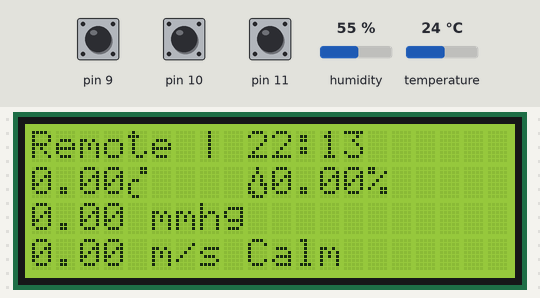
Recording of a sketch running on a simulated Arduino Uno, built with avr-gcc and run on an emulated ATmega328P. On the bench: 20×4 character LCD. Inputs (shaded band) come from the test bench; at power-on: pin 9 HIGH, pin 10 HIGH, pin 11 HIGH, humidity 55 %, temperature 24 °C. The local clock reads 2024-03-15 10:24:30 at power-on unless the sketch sets it.

Above: at 2.2 s.
2.3 s: pin 9 pulled LOW for 1 s
At 4.2 s:
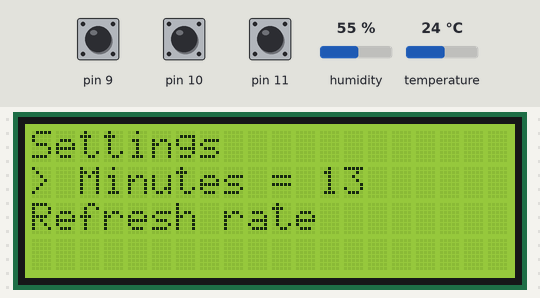
4.8 s: pin 10 pulled LOW for 3.2 s
At 4.94 s:
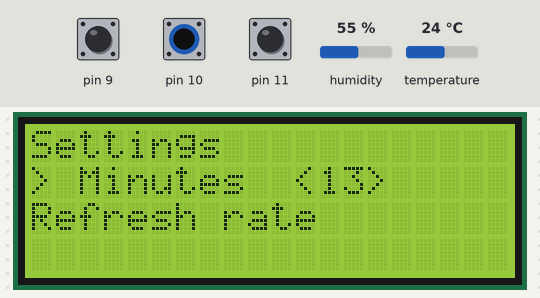
9.5 s: pin 10 pulled LOW for 0.15 s
11.1 s: pin 11 pulled LOW for 3.2 s
At 15.4 s:
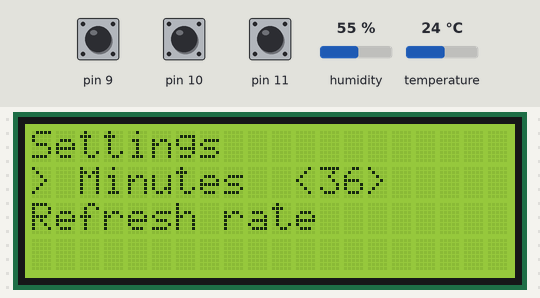
15.8 s: pin 11 pulled LOW for 0.15 s
At 16.9 s:
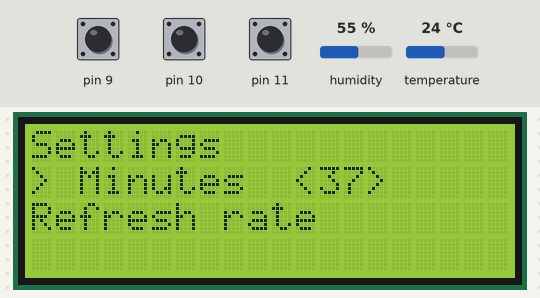
17.4 s: pin 9 driven LOW and pin 10 driven LOW
At 17.83 s:
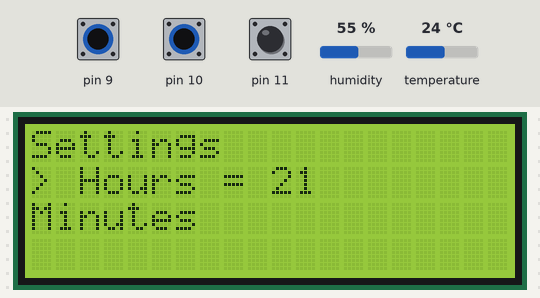

The sketch:

MeteoHost.ino
```cpp
#include <LiquidCrystal_I2C.h>
#include <RTClib.h>
#include <SoftwareSerial.h>
#include <DHT.h>

RTC_DS1307 rtc;
SoftwareSerial _radio = SoftwareSerial(2,3);
LiquidCrystal_I2C lcd(0x27,20,4);  // set the LCD address to 0x27 for a 16 chars and 2 line display
DHT am2303(12, DHT22);

byte moist[] = {
  0x04,
  0x04,
  0x0A,
  0x0A,
  0x13,
  0x11,
  0x19,
  0x0E
};

byte celsius[] = {
  0x03,
  0x03,
  0x00,
  0x0C,
  0x10,
  0x10,
  0x10,
  0x0C
};

struct ClientPacket{
    // Размер пакета = 14 байт
    // При скорости 9600 бод (960 байт/сек)
    // Передача 1 пакета займёт ~15мс
    float temperature;
    float moisture;
    float windSpeed;
    float pressure;
};

struct ServerPacket{
  uint32_t measurementInterval;
};

class MenuNumber{
  public:
    String ItemName = "Item";
    int8_t value = 0;
    int8_t maxVal = 59;
    int8_t minVal = 0;

    MenuNumber(String name, int8_t val = 0, int8_t maxx = 59, int8_t minn = 0){
      ItemName = name;
      value = val;
      maxVal = maxx;
      minVal = minn;
    }

    void Increment(){
      value++;
      if (value > maxVal){
        value = minVal;
      }
    }

    void Decrement(){
      value--;
      if (value < minVal){
        value = maxVal;
      }
    }

    String Print(){
      return String((byte)(value / 10)) + String(value % 10);
    }
};
MenuNumber empty(" ");
MenuNumber menu[] = {
  MenuNumber("Hours", 0, 23, 0),
  MenuNumber("Minutes"),
  MenuNumber("Refresh rate", 30, 60, 5)
};

MenuNumber selected = empty;
byte cursor = 255;

bool inMenu = false;
bool r = false;

void setup()
{
  lcd.init();
  lcd.backlight();
  rtc.begin();
  rtc.adjust(DateTime(F(__DATE__), F(__TIME__)));

  DateTime now = rtc.now();
  menu[0].value = now.hour();
  menu[1].value = now.minute();

  pinMode(9, INPUT_PULLUP);
  pinMode(10, INPUT_PULLUP);
  pinMode(11, INPUT_PULLUP);


  lcd.createChar(0, moist);
  lcd.createChar(1, celsius);

  lcd.setCursor(7,0);
  lcd.print("Meteo");
  delay(1000);
  am2303.begin();
  r = true;
}


uint32_t dht_timer = 310;
uint32_t dht_rate = 300;
float temp = 0;
float hum = 0;
ClientPacket last;

void loop()
{
  if(_radio.available() && _radio.readBytes((byte*)&last, sizeof(last))){
    r = true;
  }

  dht_timer++;

  if (dht_timer >= dht_rate){
    dht_timer = 0;
    temp = am2303.readTemperature();
    hum = am2303.readHumidity();
    r = true;
  }
  if (digitalRead(9) == LOW){
    r = true;
    if (selected.ItemName != " "){
      selected.Decrement();
    }else{
      cursor--;
      inMenu = cursor >= 0 && cursor < 3;
    }
  }

  if (digitalRead(10) == LOW && inMenu){
    r = true;
    if (selected.ItemName != " "){
      menu[cursor] = selected;
      if(cursor == 2){
        ServerPacket packet;
        packet.measurementInterval = selected.value * 1000;
        dht_rate = selected.value * 10;
        _radio.write((byte*)&packet, sizeof(packet));
      }

      if (cursor > 0 && cursor < 3){
            // January 21, 2014 at 3am you would call:
            rtc.adjust(DateTime(2023, 1, 1, menu[0].value, menu[1].value, 0));
      }
      selected = empty;
    }else{
      selected = menu[cursor];
    }
  }


  if (digitalRead(11) == LOW){
    r = true;
    if (selected.ItemName != " "){
      selected.Increment();
    }else{
      cursor++;
      inMenu = cursor < 3;
    }
  }

  if (cursor == 4){
    r = true;
    cursor = 255;
  }
  if (cursor == 254){
    r = true;
    cursor = 3;
  }

  if(r){
    lcd.clear();
    if (inMenu){
      lcd.print("Settings");
      lcd.setCursor(0,1);
      if (selected.ItemName != " "){
        lcd.print("> " + selected.ItemName + "  <" + selected.Print() + ">");
      }else{
        lcd.print("> " + menu[cursor].ItemName + " = " + menu[cursor].Print());
      }
      if (cursor + 1 <= sizeof(menu)){
        lcd.setCursor(0,2);
        lcd.print(menu[cursor + 1].ItemName);
      }
    }else{
      DateTime now = rtc.now();
      menu[0].value = now.hour();
      menu[1].value = now.minute();
      if (cursor == 3){
        lcd.print("Local | " + menu[0].Print() + ":" + menu[1].Print());
        lcd.setCursor(0,1);
        lcd.print(temp);
        lcd.write(1);
        lcd.setCursor(9,1);
        lcd.write(0);
        lcd.print(String(hum) + "%");
      }else{
        lcd.print("Remote | " + menu[0].Print() + ":" + menu[1].Print());
        lcd.setCursor(0,1);
        lcd.print(last.temperature);
        lcd.write(1);
        lcd.setCursor(9,1);
        lcd.write(0);
        lcd.print(String(last.moisture) + "%");
        lcd.setCursor(0,2);
        lcd.print(String(last.pressure * 7.5006f) + " mmhg");
        lcd.setCursor(0,3);
        byte lvl = bofortConvert(last.windSpeed);
        lcd.print(String(last.windSpeed) + " m/s " + String(msgBofort(lvl)));
      }

    }
    r = false;
  }
  delay(100);
}

float wLevel[] = {0.2f, 1.5f, 3.3f, 5.4f, 7.9f, 10.7f, 13.8f, 17.1f, 20.7f, 24.4f, 28.4f, 32.6f};
byte bofortConvert(float w){
  for (byte i = 0; i < 12; i++){
    if (w <= wLevel[i]){
      return i;
    }
  }
  return 12;
}

String msgBofort(byte lvl){
  switch (lvl){
    case 0:
      return "Calm     ";
      break;
    case 1:
      return "Quiet    ";
      break;
    case 2:
      return "Light    ";
      break;
    case 3:
      return "Weak     ";
      break;
    case 4:
      return "Moderate ";
      break;
    case 5:
      return "Strong   ";
      break;
    case 6:
      return "Strong   ";
      break;
    case 7:
      return "Strong   ";
      break;
    case 8:
      return "V. Strong";
      break;
    case 9:
      return "Storm    ";
      break;
    case 10:
      return "S.Storm  ";
      break;
    case 11:
      return "H.Storm  ";
      break;
    case 12:
      return "Hurricane";
      break;
    default:
      return "N/A";
      break;
  }
}
```

Measured:
- after the input at 2.3 s, the display: first changes after 0.08 s (image 1 shows a later state)
- after the input at 4.8 s, the display: changes after 0.07 s (image 2)
- after the input at 11.1 s, the display: first changes after 0.10 s (image 3 shows a later state)
- after the input at 15.8 s, the display: changes after 0.06 s (image 4)
- after the input at 17.4 s, the display: first changes after 0.09 s (image 5 shows a later state)
